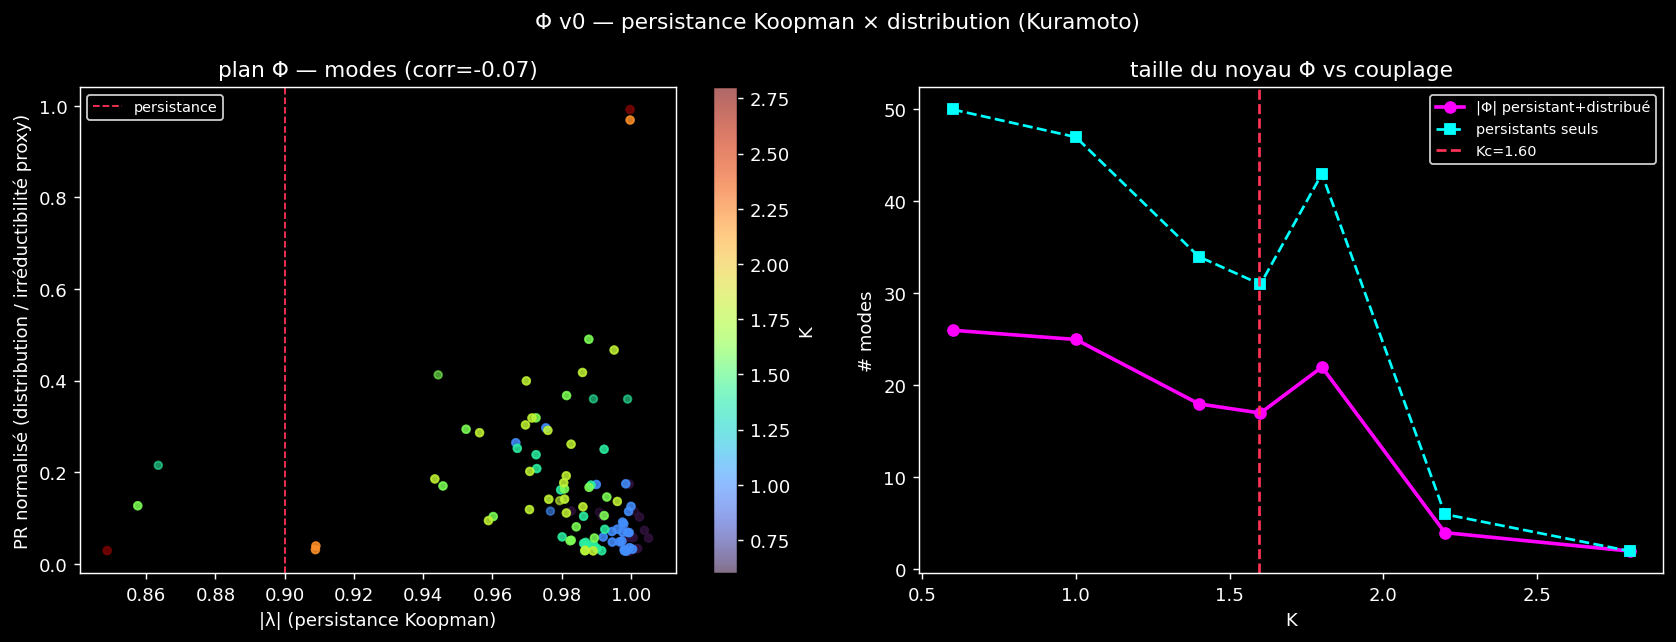

Write the Python code that produced this figure.
"""B v0 — Φ = information synergique persistante (premier pas Koopman × irréductibilité).

But original du programme : raffiner Φ. Recadrage : Φ = modes qui émergent
(irréductibles) ET durent (persistants Koopman).

DMD sur trajectoire Kuramoto → opérateur Koopman approché A, spectre λ.
- persistance d'un mode = |λ| (proche 1 = ni amorti ni explosif → dure)
- irréductibilité (proxy v0) = participation ratio PR du mode = (Σ|φ|²)²/Σ|φ|⁴
  PR élevé = mode distribué sur beaucoup d'observables (candidat irréductible) ;
  PR bas = localisé / trivial (redondant)

Φ = modes |λ|≈1 ET PR élevé. Tests :
1. persistance ⊥ PR ? (si oui → Φ filtre 2D non-trivial, pas réductible à un seul critère)
2. |Φ| (taille du noyau) varie-t-elle avec K, pic à l'edge K_c ?

LIMITE v0 : PR est un proxy de l'irréductibilité, pas une O-information de mode.
Le Φ complet (attribution PID spectrale de la synergie) est un chapitre suivant.
"""
import sys
import os
import json
import numpy as np
import matplotlib.pyplot as plt

sys.path.insert(0, os.path.dirname(os.path.dirname(os.path.abspath(__file__))))

from systems.kuramoto import simulate


def dmd_spectrum(Y, rank=None, energy=0.999):
    """Exact DMD à SVD TRONQUÉE (sinon modes spurieux |λ|≫1 par pinv rank-deficient).
    Y (T, d) observables en lignes. Retourne (|λ|, modes, λ)."""
    X0 = Y[:-1].T          # (d, m)
    X1 = Y[1:].T           # (d, m)
    U, S, Vh = np.linalg.svd(X0, full_matrices=False)
    if rank is None:
        cum = np.cumsum(S ** 2) / np.sum(S ** 2)
        rank = int(np.searchsorted(cum, energy) + 1)
    rank = max(1, min(rank, len(S)))
    Ur, Sr, Vr = U[:, :rank], S[:rank], Vh[:rank].conj().T
    Atil = Ur.conj().T @ X1 @ Vr @ np.diag(1.0 / Sr)   # (rank, rank) Koopman réduit
    lam, w = np.linalg.eig(Atil)
    modes = X1 @ Vr @ np.diag(1.0 / Sr) @ w            # modes DMD projetés (d, rank)
    return np.abs(lam), modes, lam


def participation_ratio(mode):
    p = np.abs(mode) ** 2
    p = p / (p.sum() + 1e-12)
    return 1.0 / (np.sum(p ** 2) + 1e-12)  # ∈ [1, d], élevé = distribué


def run(
    N=36,
    K_list=(0.6, 1.0, 1.4, 1.6, 1.8, 2.2, 2.8),
    sigma_omega=1.0,
    dt=0.05,
    t_equil=60.0,
    t_sample=120.0,
    sample_gap=0.5,
    seed0=0,
    outdir=None,
):
    if outdir is None:
        outdir = os.path.dirname(os.path.abspath(__file__))
    Kc = 2.0 / (np.pi * (1.0 / (sigma_omega * np.sqrt(2 * np.pi))))
    print(f"Koopman-Φ v0 | Kuramoto N={N} | Kc={Kc:.3f}\n")

    rng = np.random.default_rng(seed0)
    persist_thresh = 0.9
    results = {}
    all_lam, all_pr, all_K = [], [], []

    for K in K_list:
        _, _, phases = simulate(
            N=N, K=float(K), sigma_omega=sigma_omega, dt=dt,
            t_equil=t_equil, t_sample=t_sample, sample_gap=sample_gap,
            seed=int(rng.integers(0, 2 ** 31)), return_phases=True,
        )
        # observables Koopman : cos θ, sin θ
        Y = np.hstack([np.cos(phases), np.sin(phases)])   # (T, 2N)
        absl, vecs, lam = dmd_spectrum(Y)
        prs = np.array([participation_ratio(vecs[:, i]) for i in range(vecs.shape[1])])
        pr_norm = prs / (2 * N)   # ∈ (0,1]

        persist = absl >= persist_thresh
        pr_med = np.median(pr_norm)
        phi = persist & (pr_norm >= pr_med)   # noyau Φ candidat
        results[K] = {
            "n_modes": len(absl), "n_persist": int(persist.sum()),
            "n_phi": int(phi.sum()), "pr_med": float(pr_med),
            "corr_lam_pr": float(np.corrcoef(absl, pr_norm)[0, 1]),
        }
        all_lam.append(absl); all_pr.append(pr_norm); all_K.append(np.full(len(absl), K))
        print(f"  K={K:.2f} | modes={len(absl)} | persistants(|λ|≥{persist_thresh})="
              f"{persist.sum():>3} | Φ={phi.sum():>3} | corr(|λ|,PR)={results[K]['corr_lam_pr']:+.2f}")

    lam_all = np.concatenate(all_lam)
    pr_all = np.concatenate(all_pr)
    K_all = np.concatenate(all_K)
    r_global = np.corrcoef(lam_all, pr_all)[0, 1]
    print(f"\ncorr globale (|λ|, PR) = {r_global:+.3f}  "
          f"→ {'axes ⊥ (Φ filtre 2D non-trivial)' if abs(r_global) < 0.4 else 'axes corrélés'}")

    Ks = np.array(K_list)
    n_phi = np.array([results[K]["n_phi"] for K in K_list])
    peak_phi_K = Ks[np.argmax(n_phi)]
    print(f"|Φ| max à K={peak_phi_K:.2f} (Kc={Kc:.3f})")

    # Plot
    fig, axes = plt.subplots(1, 2, figsize=(13, 5))
    sc = axes[0].scatter(lam_all, pr_all, c=K_all, cmap="turbo", s=18, alpha=0.6)
    axes[0].axvline(persist_thresh, color="#ff3355", ls="--", lw=1, label="persistance")
    axes[0].set_xlabel("|λ| (persistance Koopman)", color="white")
    axes[0].set_ylabel("PR normalisé (distribution / irréductibilité proxy)", color="white")
    axes[0].set_title(f"plan Φ — modes (corr={r_global:+.2f})", color="white")
    axes[0].legend(facecolor="black", labelcolor="white", edgecolor="white", fontsize=8)
    cb = plt.colorbar(sc, ax=axes[0]); cb.set_label("K", color="white")
    cb.ax.tick_params(colors="white")

    axes[1].plot(Ks, n_phi, "o-", color="#ff00ff", lw=2, label="|Φ| persistant+distribué")
    axes[1].plot(Ks, [results[K]["n_persist"] for K in K_list], "s--",
                 color="#00ffff", lw=1.5, label="persistants seuls")
    axes[1].axvline(Kc, color="#ff3355", ls="--", label=f"Kc={Kc:.2f}")
    axes[1].set_xlabel("K", color="white")
    axes[1].set_ylabel("# modes", color="white")
    axes[1].set_title("taille du noyau Φ vs couplage", color="white")
    axes[1].legend(facecolor="black", labelcolor="white", edgecolor="white", fontsize=8)

    for ax in axes:
        ax.set_facecolor("black")
        ax.tick_params(colors="white")
        for sp in ax.spines.values():
            sp.set_color("white")
    fig.patch.set_facecolor("black")
    fig.suptitle("Φ v0 — persistance Koopman × distribution (Kuramoto)", color="white")
    plt.tight_layout()
    png = os.path.join(outdir, "koopman_phi.png")
    plt.savefig(png, dpi=130, facecolor="black", bbox_inches="tight")
    print(f"\nsaved {png}")

    out = {"N": N, "Kc": Kc, "K_list": list(K_list), "persist_thresh": persist_thresh,
           "results": results, "corr_global_lam_pr": float(r_global),
           "peak_phi_K": float(peak_phi_K)}
    with open(os.path.join(outdir, "koopman_phi.json"), "w") as f:
        json.dump(out, f, indent=2)
    print(f"saved {os.path.join(outdir, 'koopman_phi.json')}")
    return out


if __name__ == "__main__":
    run()
